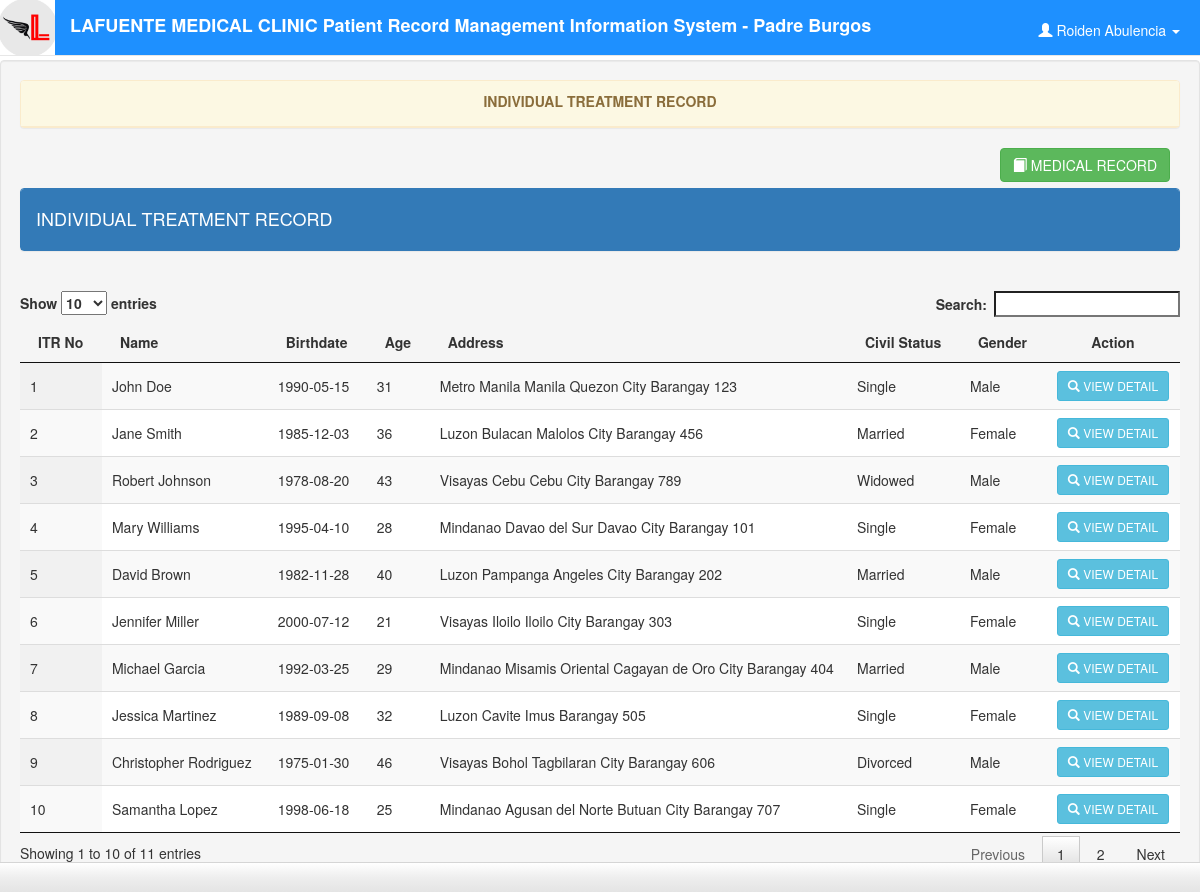
The app's page /doctor/index.php (signed in) with its own data.
### tables this page shows
CREATE TABLE `users` (
  `user_id` int(11) NOT NULL,
  `username` varchar(50) NOT NULL,
  `password` varchar(50) NOT NULL,
  `firstname` varchar(50) NOT NULL,
  `middlename` varchar(50) DEFAULT NULL,
  `lastname` varchar(50) NOT NULL
);

CREATE TABLE `patient_record` (
  `itr_no` int(11) NOT NULL,
  `phil_health_no` varchar(20) DEFAULT NULL,
  `firstname` varchar(50) NOT NULL,
  `middlename` varchar(50) DEFAULT NULL,
  `lastname` varchar(50) NOT NULL,
  `birthdate` date DEFAULT NULL,
  `age` int(11) DEFAULT NULL,
  `region` varchar(50) DEFAULT NULL,
  `province` varchar(50) DEFAULT NULL,
  `city` varchar(50) DEFAULT NULL,
  `barangay` varchar(50) DEFAULT NULL,
  `street_address` varchar(100) DEFAULT NULL,
  `civil_status` varchar(20) DEFAULT NULL,
  `record_date` date DEFAULT NULL,
  `sex` varchar(10) DEFAULT NULL
);

### doctor/index.php (the view, shortened to what this page needs)
<!DOCTYPE html>
<?php
	$conn = new mysqli("localhost", "root", "", "capstonedbdraft") or die(mysqli_error());
	$query = $conn->query("SELECT * FROM `users` WHERE `user_id` = '$_SESSION[user_id]'") or die(mysqli_error());
	$fetch = $query->fetch_array();
?>
<html lang = "en">
	<head>
		<link rel = "stylesheet" type = "text/css" href = "../css/bootstrap.css" />
		<link rel = "stylesheet" type = "text/css" href = "../css/jquery.dataTables.css" />
		<link rel = "stylesheet" type = "text/css" href = "../css/customize.css" />
	</head>
	<body>
	<div class = "navbar navbar-default navbar-fixed-top">
		<img src = "../images/logo.png" style = "float:left;" height = "55px"><label class = "navbar-brand">LAFUENTE MEDICAL CLINIC Patient Record Management Information System - Padre Burgos</label>
		<ul class = "nav navbar-right">
				<li class = "dropdown">
					<a class = "user dropdown-toggle" data-toggle = "dropdown" href = "#">
						<span class = "glyphicon glyphicon-user"></span>
						<?php echo $fetch['firstname']." ".$fetch['lastname'] ?>
						<b class = "caret"></b>
					</a>
				</li>
			</ul>
	</div>
	<br />
	<br />
	<br />
	<div class = "well">
		<div class = "panel panel-warning">
			<div class = "panel-heading">
				<center><label>INDIVIDUAL TREATMENT RECORD</label></center>
			</div>
		</div>
		<a href = "medical_record.php" id = "d_record" style = "float:right; margin-right:10px;" class = "btn btn-success"><span class = "glyphicon glyphicon-book"></span> MEDICAL RECORD</a>
		<br />
		<br />
		<div class = "panel panel-primary">
			<div class = "panel-heading">
				<h4>INDIVIDUAL TREATMENT RECORD</h4>
			</div>
		</div>
		<br />
		<table id = "table" class = "display" cellspacing = "0" >
			<thead>
				<tr>
					<th>ITR No</th>
					<th>Name</th>
					<th>Birthdate</th>
					<th>Age</th>
					<th>Address</th>
					<th>Civil Status</th>
					<th>Gender</th>
					<th><center>Action</center></th>
				</tr>
			</thead>
			<tbody>
			<?php
				$conn = new mysqli("localhost", "root", "", "capstonedbdraft") or die(mysqli_error());
				$query = $conn->query("SELECT * FROM `patient_record` ORDER BY `itr_no` DESC") or die(mysqli_error());
				while($fetch = $query->fetch_array()){
			?>
				<tr>
					<td><?php echo $fetch['itr_no']?></td>
					<td><?php echo $fetch['firstname']." ".$fetch['lastname'] ?></td>
					<td><?php echo $fetch['birthdate'] ?></td>
					<td><?php echo $fetch['age'] ?></td>
					<td><?php echo $fetch['region']." ".$fetch['province']." ".$fetch['city']." ".$fetch['barangay']   ?></td>
					<td><?php echo $fetch['civil_status'] ?></td>
					<td><?php echo $fetch['sex'] ?></td>
					<td>
						<center>
							<a href = "view_detail.php?itr_no=<?php echo $fetch['itr_no']?>"class = "btn btn-sm btn-info"><span class = "glyphicon glyphicon-search"></span> VIEW DETAIL</a>
						</center>
					</td>
				</tr>
			<?php
				}
			?>
			</tbody>
		</table>
	</div>
	<div id = "footer">
	</div>
	</body>
</html>

### css/customize.css (style rules this page uses)
html, body { height:100%; }
#footer { height:30px; width:100%; background-image: linear-gradient(#FFF, #EEE 50%, #E4E4E4); background-repeat: no-repeat; filter: none; border: 1px solid #D5D5D5; position: fixed; right: 0; left: 0; z-index: 1030; bottom: 0; border-width: 1px 0 0; }
.user { color:#fff; margin-top:10px; margin-right:20px; }

### records on screen
users: firstname "Roiden", lastname "Abulencia"
patient_record: itr_no "10", firstname "Samantha", lastname "Lopez", birthdate "1998-06-18", age "25", region "Mindanao", province "Agusan del Norte", city "Butuan City", barangay "Barangay 707", civil_status "Single", sex "Female"
patient_record: itr_no "9", firstname "Christopher", lastname "Rodriguez", birthdate "1975-01-30", age "46", region "Visayas", province "Bohol", city "Tagbilaran City", barangay "Barangay 606", civil_status "Divorced", sex "Male"
patient_record: itr_no "8", firstname "Jessica", lastname "Martinez", birthdate "1989-09-08", age "32", region "Luzon", province "Cavite", city "Imus", barangay "Barangay 505", civil_status "Single", sex "Female"
patient_record: itr_no "7", firstname "Michael", lastname "Garcia", birthdate "1992-03-25", age "29", region "Mindanao", province "Misamis Oriental", city "Cagayan de Oro City", barangay "Barangay 404", civil_status "Married", sex "Male"
patient_record: itr_no "6", firstname "Jennifer", lastname "Miller", birthdate "2000-07-12", age "21", region "Visayas", province "Iloilo", city "Iloilo City", barangay "Barangay 303", civil_status "Single", sex "Female"
patient_record: itr_no "5", firstname "David", lastname "Brown", birthdate "1982-11-28", age "40", region "Luzon", province "Pampanga", city "Angeles City", barangay "Barangay 202", civil_status "Married", sex "Male"
patient_record: itr_no "4", firstname "Mary", lastname "Williams", birthdate "1995-04-10", age "28", region "Mindanao", province "Davao del Sur", city "Davao City", barangay "Barangay 101", civil_status "Single", sex "Female"
patient_record: itr_no "3", firstname "Robert", lastname "Johnson", birthdate "1978-08-20", age "43", region "Visayas", province "Cebu", city "Cebu City", barangay "Barangay 789", civil_status "Widowed", sex "Male"
patient_record: itr_no "2", firstname "Jane", lastname "Smith", birthdate "1985-12-03", age "36", region "Luzon", province "Bulacan", city "Malolos City", barangay "Barangay 456", civil_status "Married", sex "Female"
patient_record: itr_no "1", firstname "John", lastname "Doe", birthdate "1990-05-15", age "31", region "Metro Manila", province "Manila", city "Quezon City", barangay "Barangay 123", civil_status "Single", sex "Male"
